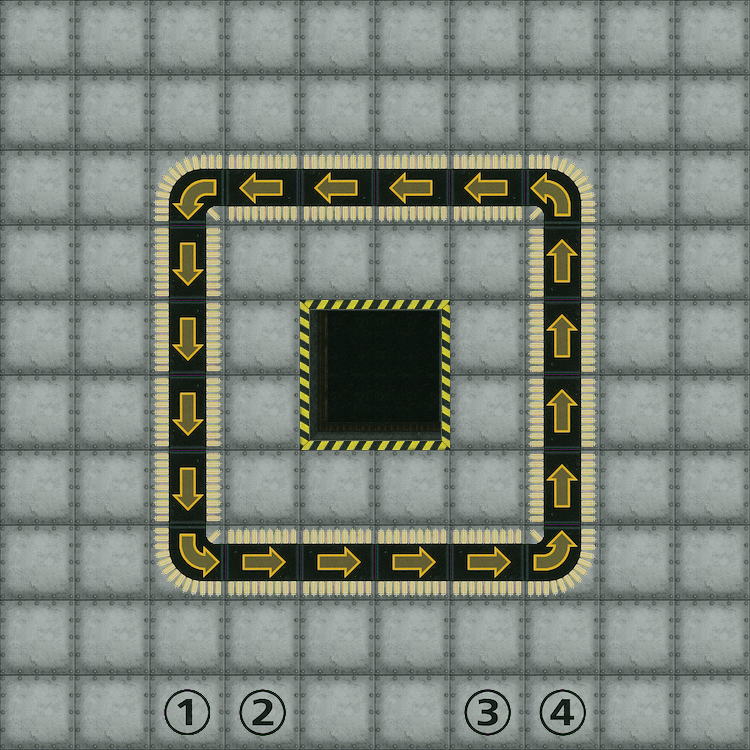

A level layout from a 2D game, rendered from its tile map. Below: a short description, then the map file with tile-grid data replaced by summaries:
An orthogonal 10x10 tile map with 75x75 px tiles, 2 tile layers (Tiles, Objects), 3 tilesets and 2 objects (Spawn2, Spawn1).

<map version="1.5" tiledversion="1.7.2" orientation="orthogonal" renderorder="right-down" width="10" height="10" tilewidth="75" tileheight="75" infinite="0" nextlayerid="4" nextobjectid="7">
 <tileset firstgid="1" source="conveyer_and_misc.tsx" />
 <tileset firstgid="36" source="board.tsx" />
 <tileset firstgid="48" source="pits.tsx" />
 <layer id="2" name="Tiles" width="10" height="10">
  <data>[100 cells, 100 non-empty, 1 distinct tile ids]</data>
 </layer>
 <layer id="1" name="Objects" width="10" height="10">
  <data>[100 cells, 28 non-empty, 10 distinct tile ids]</data>
 </layer>
 <objectgroup id="3" name="Spawns">
  <object id="3" name="Spawn2" x="300" y="600" width="150" height="150" />
  <object id="4" name="Spawn1" x="300" y="0" width="150" height="150">
   <properties>
    <property name="index" value="0" />
   </properties>
  </object>
 </objectgroup>
</map>
